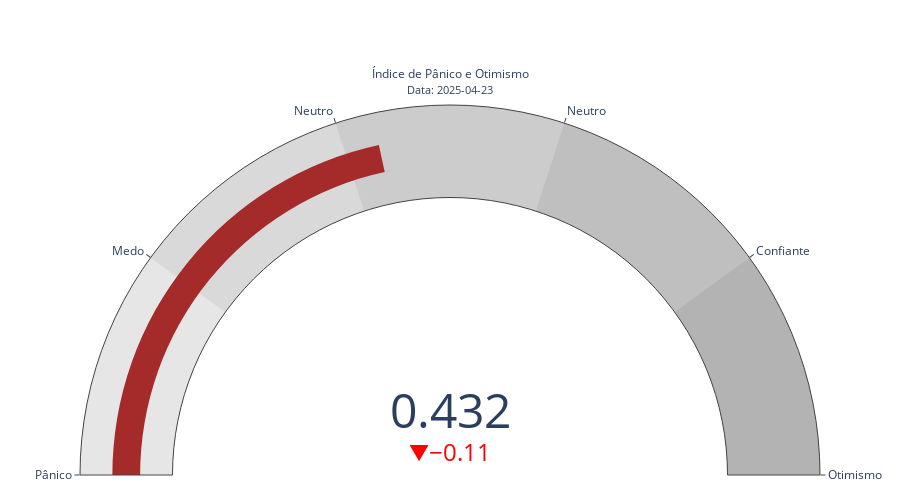

Notebook source saved alongside this figure:
### Code cell
import plotly.graph_objects as go



# 2. Baixar histórico
periodo = '90d'
data = yf.download(tickers, period=periodo, interval='1d', group_by='ticker', auto_adjust=True, threads=True)

# 3. Calcular índice de sentimento
datas = data.index
df_resultado = pd.DataFrame(index=datas[1:])
indices = []

for i in range(1, len(datas)):
    dia_atual = datas[i]
    dia_anterior = datas[i - 1]
    soma_num, soma_den = 0, 0

    for ticker in tickers:
        try:
            preco_atual = data[ticker]['Close'].loc[dia_atual]
            preco_anterior = data[ticker]['Close'].loc[dia_anterior]
            volume = data[ticker]['Volume'].loc[dia_atual]

            retorno = (preco_atual - preco_anterior) / preco_anterior
            sinal = 1 if retorno > 0 else (-1 if retorno < 0 else 0)

            soma_num += volume * sinal
            soma_den += abs(volume * sinal)
        except:
            continue

    indice = soma_num / soma_den if soma_den != 0 else 0
    indices.append(indice)

df_resultado['Indice_Sentimento'] = indices

# 4. Plotar gráfico histórico
df_resultado.plot(title='Índice de Sentimento - Ibovespa Completo', figsize=(12, 6), legend=False)
plt.axhline(0.3, color='green', linestyle='--', label='Otimismo')
plt.axhline(-0.3, color='red', linestyle='--', label='Pânico')
plt.grid()
plt.legend()
plt.tight_layout()
plt.show()

# 5. Gauge: último valor
indice_atual = df_resultado['Indice_Sentimento'].iloc[-1]
indice_ontem = df_resultado['Indice_Sentimento'].iloc[-2]
variacao = indice_atual - indice_ontem
data_ult = df_resultado.index[-1].strftime('%Y-%m-%d')

fig = go.Figure(go.Indicator(
    mode="gauge+number+delta",
    value=indice_atual,
    delta={'reference': indice_ontem, 'increasing': {'color': "green"}, 'decreasing': {'color': "red"}},
    number={'font': {'size': 48}},
    gauge={
        'axis': {'range': [0, 1], 'tickvals': [0, 0.2, 0.4, 0.6, 0.8, 1], 
                 'ticktext': ['Pânico', 'Medo', 'Neutro', 'Neutro', 'Confiante', 'Otimismo']},
        'bar': {'color': 'brown', 'thickness': 0.3},
        'bgcolor': "lightgray",
        'steps': [
            {'range': [0, 0.2], 'color': '#e6e6e6'},
            {'range': [0.2, 0.4], 'color': '#d9d9d9'},
            {'range': [0.4, 0.6], 'color': '#cccccc'},
            {'range': [0.6, 0.8], 'color': '#bfbfbf'},
            {'range': [0.8, 1.0], 'color': '#b3b3b3'}
        ],
    },
    title={'text': f"Índice de Pânico e Otimismo<br><span style='font-size:0.9em'>Data: {data_ult}</span>"}
))

fig.update_layout(height=500, margin={'t': 80, 'b': 0})
fig.show()

### Figure 1 — Plotly figure (JSON) as saved in the notebook; plotly's stock layout.template omitted (floating-point values rounded to 4 significant figures)
{"data": [{"delta": {"decreasing": {"color": "red"}, "increasing": {"color": "green"}, "reference": 0.5423}, "gauge": {"axis": {"range": [0, 1], "ticktext": ["Pânico", "Medo", "Neutro", "Neutro", "Confiante", "Otimismo"], "tickvals": [0, 0.2, 0.4, 0.6, 0.8, 1]}, "bar": {"color": "brown", "thickness": 0.3}, "bgcolor": "lightgray", "steps": [{"color": "#e6e6e6", "range": [0, 0.2]}, {"color": "#d9d9d9", "range": [0.2, 0.4]}, {"color": "#cccccc", "range": [0.4, 0.6]}, {"color": "#bfbfbf", "range": [0.6, 0.8]}, {"color": "#b3b3b3", "range": [0.8, 1]}]}, "mode": "gauge+number+delta", "number": {"font": {"size": 48}}, "title": {"text": "Índice de Pânico e Otimismo<br><span style='font-size:0.9em'>Data: 2025-04-23</span>"}, "type": "indicator", "value": 0.4324}], "layout": {"height": 500, "margin": {"b": 0, "t": 80}}}
